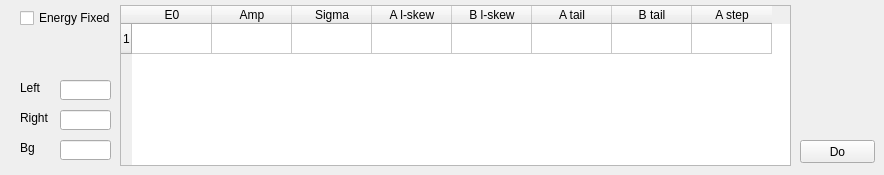
          <widget class="QWidget" name="tab_8">
           <attribute name="title">
            <string>Semiconductor</string>
           </attribute>
           <widget class="QLabel" name="label_70">
            <property name="geometry">
             <rect>
              <x>20</x>
              <y>80</y>
              <width>31</width>
              <height>16</height>
             </rect>
            </property>
            <property name="text">
             <string>Left</string>
            </property>
           </widget>
           <widget class="QPushButton" name="pbt_fit_sci_do_2">
            <property name="geometry">
             <rect>
              <x>800</x>
              <y>140</y>
              <width>75</width>
              <height>23</height>
             </rect>
            </property>
            <property name="text">
             <string>Do</string>
            </property>
           </widget>
           <widget class="QLabel" name="label_71">
            <property name="geometry">
             <rect>
              <x>20</x>
              <y>140</y>
              <width>41</width>
              <height>16</height>
             </rect>
            </property>
            <property name="text">
             <string>Bg</string>
            </property>
           </widget>
           <widget class="QLabel" name="label_72">
            <property name="geometry">
             <rect>
              <x>20</x>
              <y>110</y>
              <width>41</width>
              <height>16</height>
             </rect>
            </property>
            <property name="text">
             <string>Right</string>
            </property>
           </widget>
           <widget class="QCheckBox" name="cbx_fit_sci_ef_2">
            <property name="geometry">
             <rect>
              <x>20</x>
              <y>10</y>
              <width>121</width>
              <height>16</height>
             </rect>
            </property>
            <property name="text">
             <string>Energy Fixed</string>
            </property>
           </widget>
           <widget class="QLineEdit" name="let_fit_sci_bg_2">
            <property name="geometry">
             <rect>
              <x>60</x>
              <y>140</y>
              <width>51</width>
              <height>20</height>
             </rect>
            </property>
            <property name="text">
             <string/>
            </property>
           </widget>
           <widget class="QLineEdit" name="let_fit_sci_right_2">
            <property name="geometry">
             <rect>
              <x>60</x>
              <y>110</y>
              <width>51</width>
              <height>20</height>
             </rect>
            </property>
            <property name="text">
             <string/>
            </property>
           </widget>
           <widget class="QLineEdit" name="let_fit_sci_left_2">
            <property name="geometry">
             <rect>
              <x>60</x>
              <y>80</y>
              <width>51</width>
              <height>20</height>
             </rect>
            </property>
            <property name="text">
             <string/>
            </property>
           </widget>
           <widget class="QTableWidget" name="table_fit_semi_p">
            <property name="geometry">
             <rect>
              <x>120</x>
              <y>5</y>
              <width>671</width>
              <height>161</height>
             </rect>
            </property>
            <property name="gridStyle">
             <enum>Qt::SolidLine</enum>
            </property>
            <property name="sortingEnabled">
             <bool>false</bool>
            </property>
            <attribute name="horizontalHeaderDefaultSectionSize">
             <number>80</number>
            </attribute>
            <row>
             <property name="text">
              <string>1</string>
             </property>
            </row>
            <column>
             <property name="text">
              <string>E0</string>
             </property>
             <property name="font">
              <font>
               <kerning>false</kerning>
              </font>
             </property>
            </column>
            <column>
             <property name="text">
              <string>Amp</string>
             </property>
            </column>
            <column>
             <property name="text">
              <string>Sigma</string>
             </property>
            </column>
            <column>
             <property name="text">
              <string>A l-skew</string>
             </property>
            </column>
            <column>
             <property name="text">
              <string>B l-skew</string>
             </property>
            </column>
            <column>
             <property name="text">
              <string>A tail</string>
             </property>
            </column>
            <column>
             <property name="text">
              <string>B tail</string>
             </property>
            </column>
            <column>
             <property name="text">
              <string>A step</string>
             </property>
            </column>
            <item row="0" column="0">
             <property name="text">
              <string/>
             </property>
            </item>
            <item row="0" column="1">
             <property name="text">
              <string/>
             </property>
            </item>
            <item row="0" column="2">
             <property name="text">
              <string/>
             </property>
            </item>
            <item row="0" column="3">
             <property name="text">
              <string/>
             </property>
            </item>
            <item row="0" column="4">
             <property name="text">
              <string/>
             </property>
            </item>
            <item row="0" column="5">
             <property name="text">
              <string/>
             </property>
            </item>
            <item row="0" column="6">
             <property name="text">
              <string/>
             </property>
            </item>
            <item row="0" column="7">
             <property name="text">
              <string/>
             </property>
            </item>
           </widget>
          </widget>
